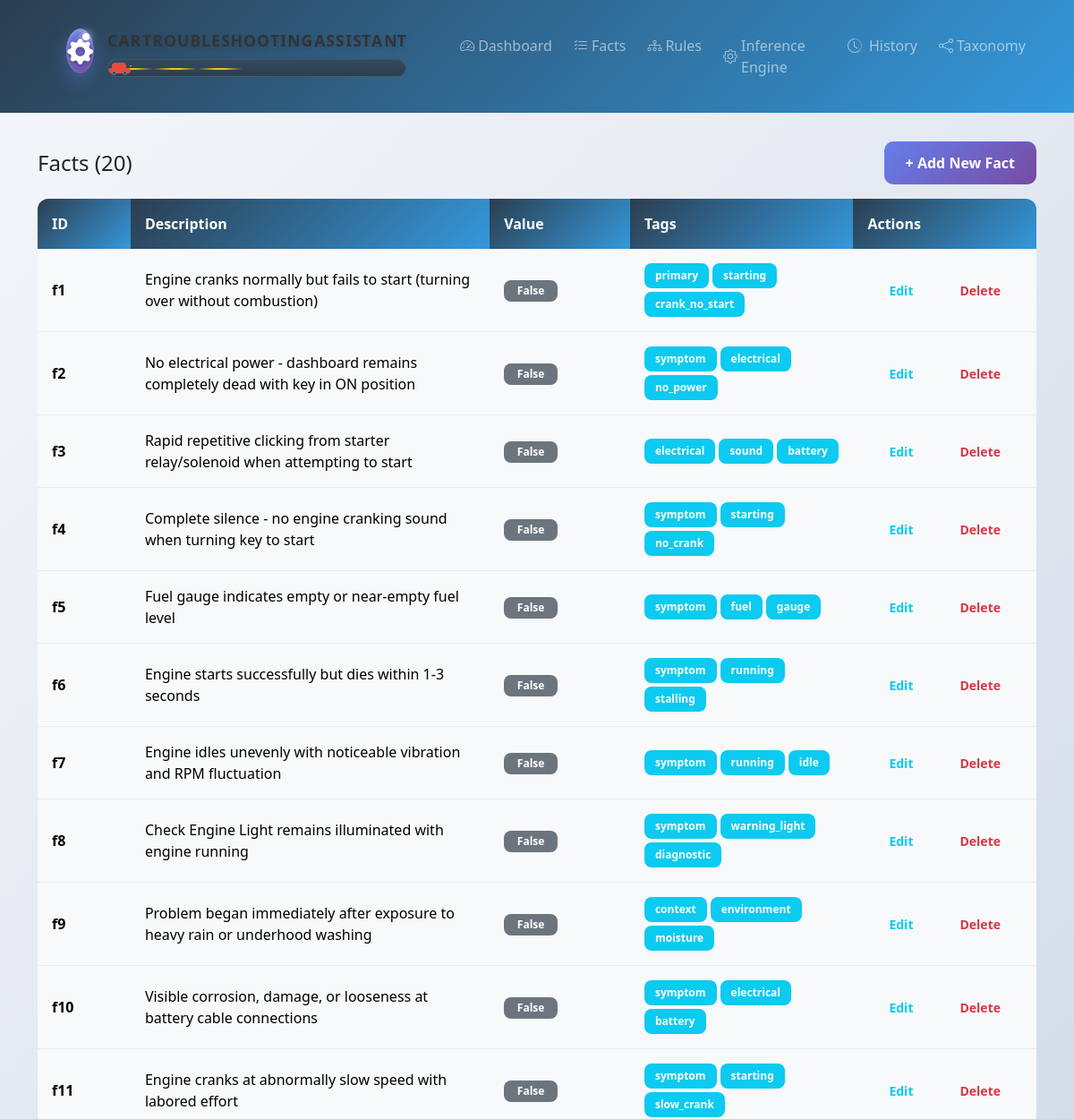
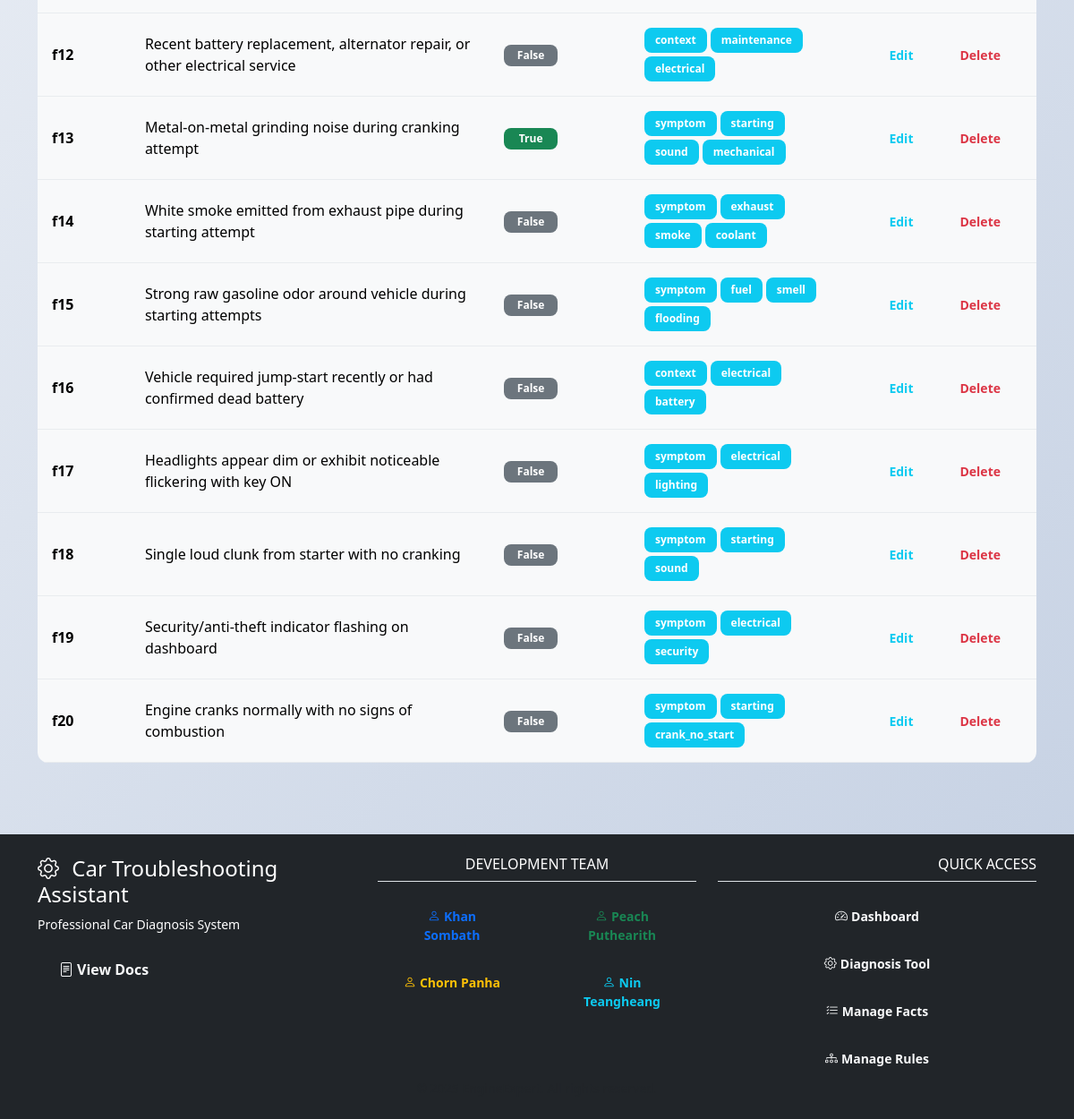
/facts, run on the app's committed database (2 pictures, top to bottom).
### tables this page shows
CREATE TABLE facts (
            id TEXT PRIMARY KEY,
            description TEXT NOT NULL,
            value BOOLEAN DEFAULT 0,
            tags TEXT,  -- JSON string of tags list
            category TEXT DEFAULT 'uncategorized',
            display_order INTEGER DEFAULT 0, 
            created_at TIMESTAMP DEFAULT CURRENT_TIMESTAMP,
            updated_at TIMESTAMP DEFAULT CURRENT_TIMESTAMP
        );

### app.py (the view)
@app.get("/facts")
def facts_list():
    fresh_facts = get_all_facts()
    return render_template("facts_list.html", facts=fresh_facts)

### database.py (called while the page is built)
def get_db_connection():
    conn = sqlite3.connect(DATABASE_PATH)
    conn.row_factory = sqlite3.Row  # Enables column access by name
    return conn

def get_all_facts():
    conn = get_db_connection()
    rows = conn.execute("SELECT * FROM facts ORDER BY display_order, id").fetchall()
    conn.close()
    facts = []
    for row in rows:
        facts.append({
            "id": row["id"],
            "description": row["description"],
            "value": bool(row["value"]),
            "tags": json.loads(row["tags"]) if row["tags"] else [],
            "category": row["category"] or "uncategorized"
        })
    def natural_sort_key(fact):
        fact_id = fact["id"]
        if fact_id.startswith('f') and fact_id[1:].isdigit():
            return int(fact_id[1:])
        else:
            return float('inf')  # Put non-numeric IDs at the end
    facts.sort(key=natural_sort_key)
    return facts

### templates/facts_list.html (shortened to what this page needs)
{% extends 'base.html' %}
{% block content %}
<div class="d-flex justify-content-between align-items-center mb-3">
    <h2 class="h4 mb-0">Facts ({{ facts | length }})</h2>
    <a class="btn btn-primary" href="{{ url_for('facts_new') }}">
        + Add New Fact
    </a>
</div>
<div class="table-responsive">
    <table class="table table-light table-hover align-middle mb-0">
        <thead>
            <tr>
                <th scope="col" class="d-none d-md-table-cell" style="width: 10%;">ID</th>
                <th scope="col" style="width: 40%;">Description</th>
                <th scope="col" style="width: 15%;">Value</th>
                <th scope="col" class="d-none d-sm-table-cell" style="width: 25%;">Tags</th>
                <th scope="col" style="min-width: 130px;">Actions</th>
            </tr>
        </thead>
        <tbody>
            {% for fact in facts %}
            <tr>
                <td class="d-none d-md-table-cell">
                    <strong>{{ fact.id }}</strong>
                </td>
                <td>
                    {{ fact.description }}
                </td>
                <td>
                    <form method="POST" action="{{ url_for('facts_toggle', fid=fact.id) }}"
                          class="d-inline-block"
                          onsubmit="return true;">
                        {% if fact.value %}
                            <button type="submit"
                                    class="badge bg-success border-0"
                                    style="cursor: pointer; padding: 0.5em 0.8em; min-width: 60px;">
                                True
                            </button>
                        {% else %}
                            <button type="submit"
                                    class="badge bg-secondary border-0"
                                    style="cursor: pointer; padding: 0.5em 0.8em; min-width: 60px;">
                                False
                            </button>
                        {% endif %}
                    </form>
                </td>
                <td class="d-none d-sm-table-cell">
                    <div class="d-flex flex-wrap gap-1">
                        {% for tag in fact.tags %}
                            <span class="badge bg-info">{{ tag }}</span>
                        {% endfor %}
                    </div>
                </td>
                <td>
                    <div class="d-flex flex-nowrap gap-1">
                        <a href="{{ url_for('facts_edit', fid=fact.id) }}"
                           class="btn btn-sm btn-outline-info">
                            <span class="d-none d-sm-inline">Edit</span>
                        </a>
                        <form method="post"
                              action="{{ url_for('facts_delete', fid=fact.id) }}"
                              class="d-inline"
                              onsubmit="return confirm('Delete fact {{ fact.id }}?');">
                            <button type="submit"
                                    class="btn btn-sm btn-outline-danger">
                                <span class="d-none d-sm-inline">Delete</span>
                            </button>
                        </form>
                    </div>
                </td>
            </tr>
            {% endfor %}
        </tbody>
    </table>
</div>
{% endblock %}

### templates/base.html (style rules this page uses)
:root { --primary-gradient: linear-gradient(135deg, #667eea 0%, #764ba2 100%); --success-gradient: linear-gradient(135deg, #4facfe 0%, #00f2fe 100%); --warning-gradient: linear-gradient(135deg, #f093fb 0%, #f5576c 100%); --dark-gradient: linear-gradient(135deg, #2c3e50 0%, #3498db 100%); }
body { font-family: 'Segoe UI', system-ui, -apple-system, sans-serif; background: linear-gradient(135deg, #f5f7fa 0%, #c3cfe2 100%); min-height: 100vh; }
.btn { border-radius: 10px; font-weight: 600; padding: 0.75rem 1.5rem; transition: all 0.3s ease; border: none; }
.btn-primary { background: var(--primary-gradient); }
.badge { border-radius: 8px; padding: 0.5rem 0.75rem; font-weight: 600; }
.table { border-radius: 12px; overflow: hidden; }
.table th { background: var(--dark-gradient); color: white; border: none; padding: 1rem; font-weight: 600; }
.table td { padding: 1rem; vertical-align: middle; border-color: #e9ecef; }

### templates/facts_list.html (style rules this page uses)
td:nth-child(2) { word-break: break-word; }
.badge { white-space: normal; word-break: break-word; max-width: 100%; }
.badge[style*="cursor: pointer"] { min-width: 60px; text-align: center; display: inline-block; }

### data on the page
facts: id "f1", description "Engine cranks normally but fails to start (turning over without combustion)", value "False", tags "primary" "starting" "crank_no_start"
facts: id "f2", description "No electrical power - dashboard remains completely dead with key in ON position", value "False", tags "symptom" "electrical" "no_power"
facts: id "f3", description "Rapid repetitive clicking from starter relay/solenoid when attempting to start", value "False", tags "electrical" "sound" "battery"
facts: id "f4", description "Complete silence - no engine cranking sound when turning key to start", value "False", tags "symptom" "starting" "no_crank"
facts: id "f5", description "Fuel gauge indicates empty or near-empty fuel level", value "False", tags "symptom" "fuel" "gauge"
facts: id "f6", description "Engine starts successfully but dies within 1-3 seconds", value "False", tags "symptom" "running" "stalling"
facts: id "f7", description "Engine idles unevenly with noticeable vibration and RPM fluctuation", value "False", tags "symptom" "running" "idle"
facts: id "f8", description "Check Engine Light remains illuminated with engine running", value "False", tags "symptom" "warning_light" "diagnostic"
facts: id "f9", description "Problem began immediately after exposure to heavy rain or underhood washing", value "False", tags "context" "environment" "moisture"
facts: id "f10", description "Visible corrosion, damage, or looseness at battery cable connections", value "False", tags "symptom" "electrical" "battery"
facts: id "f11", description "Engine cranks at abnormally slow speed with labored effort", value "False", tags "symptom" "starting" "slow_crank"
facts: id "f12", description "Recent battery replacement, alternator repair, or other electrical service", value "False", tags "context" "maintenance" "electrical"
facts: id "f13", description "Metal-on-metal grinding noise during cranking attempt", value "True", tags "symptom" "starting" "sound" "mechanical"
facts: id "f14", description "White smoke emitted from exhaust pipe during starting attempt", value "False", tags "symptom" "exhaust" "smoke" "coolant"
facts: id "f15", description "Strong raw gasoline odor around vehicle during starting attempts", value "False", tags "symptom" "fuel" "smell" "flooding"
facts: id "f16", description "Vehicle required jump-start recently or had confirmed dead battery", value "False", tags "context" "electrical" "battery"
facts: id "f17", description "Headlights appear dim or exhibit noticeable flickering with key ON", value "False", tags "symptom" "electrical" "lighting"
facts: id "f18", description "Single loud clunk from starter with no cranking", value "False", tags "symptom" "starting" "sound"
facts: id "f19", description "Security/anti-theft indicator flashing on dashboard", value "False", tags "symptom" "electrical" "security"
facts: id "f20", description "Engine cranks normally with no signs of combustion", value "False", tags "symptom" "starting" "crank_no_start"

### other printed values
{{ facts | length }} "20"
